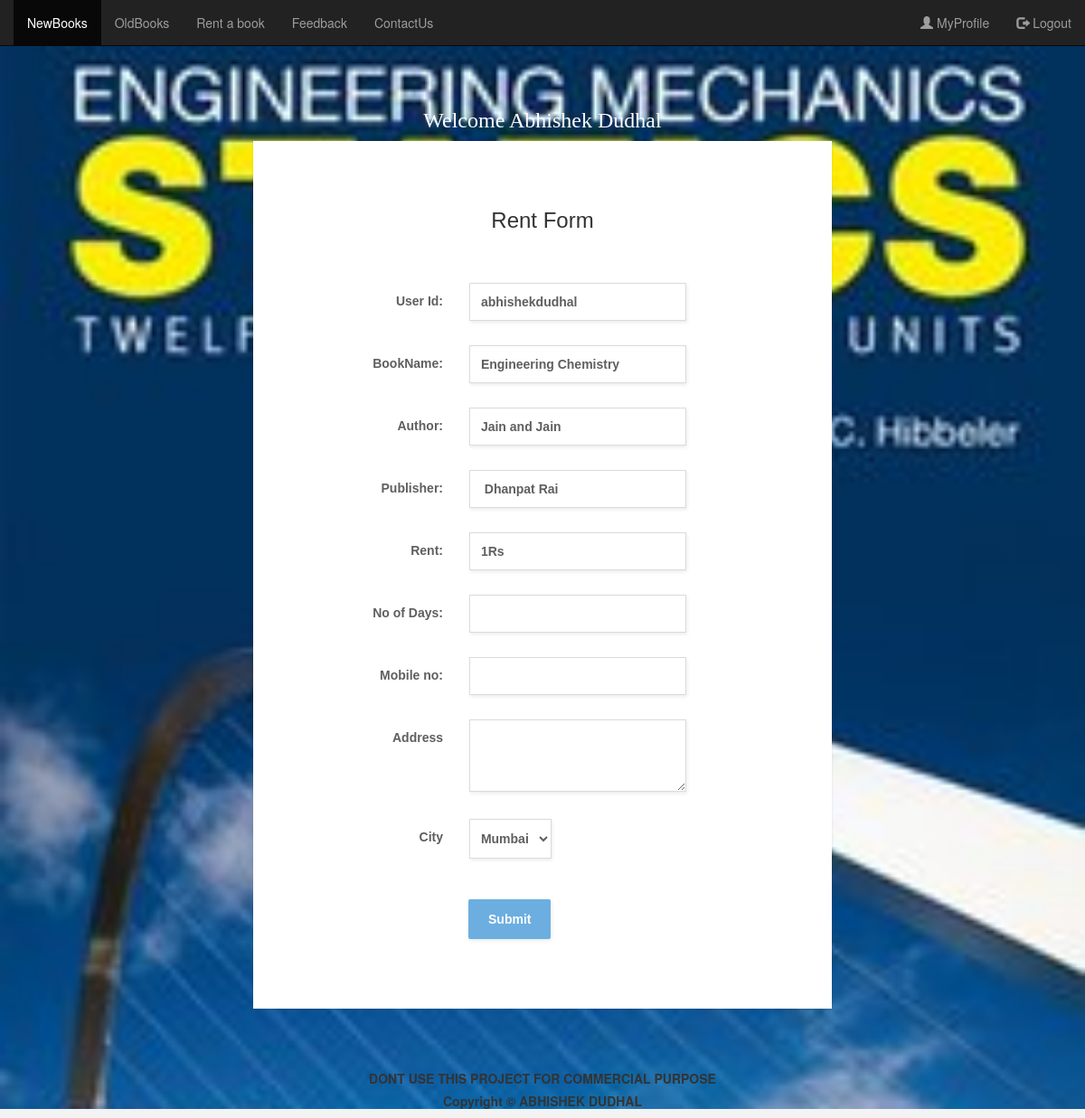
/orderrent.php?itemno=2 (signed in), run on the app's committed database.
### tables this page shows
CREATE TABLE IF NOT EXISTS `users` (
  `Name` varchar(30) NOT NULL,
  `user_name` varchar(255) NOT NULL,
  `user_email` varchar(60) NOT NULL,
  `user_pass` varchar(255) NOT NULL,
  `Address` varchar(300) NOT NULL,
  `City` varchar(15) NOT NULL,
  `Pin` int(6) NOT NULL,
  `Mobile` varchar(10) NOT NULL,
  `utype` varchar(30) NOT NULL DEFAULT 'COUSTMER',
  `servicea` varchar(30) NOT NULL DEFAULT 'REG'
);

CREATE TABLE IF NOT EXISTS `rbook` (
`ID` int(10) NOT NULL,
  `BOOKNAME` varchar(66) DEFAULT NULL,
  `Year` varchar(5) DEFAULT NULL,
  `Branch` varchar(20) DEFAULT NULL,
  `Sem` varchar(1) NOT NULL,
  `Author` varchar(44) DEFAULT NULL,
  `PublicatonHouse` varchar(40) DEFAULT NULL,
  `Rent` int(2) NOT NULL DEFAULT '1',
  `stock` int(3) NOT NULL DEFAULT '2',
  `BookImage` varchar(1000) NOT NULL DEFAULT 'rbook/na.jpg'
);

### orderrent.php (the view, shortened to what this page needs)
?><?php
$id=$_SESSION['eid'];
$itemno=$_REQUEST['itemno'];
?>
<html>
<head>
	<link rel="stylesheet" href="form-basic.css">
	 <link rel="stylesheet" href="http://maxcdn.bootstrapcdn.com/bootstrap/3.3.6/css/bootstrap.min.css">
</head>
<body>
<?php
	$sql=mysql_query("select * from users where user_name='$id'");
	  while($mat = mysql_fetch_array($sql))
        {
               $j=$mat['Name'];
			   echo $j;
		}
	?>
		 <nav class="navbar navbar-inverse navbar-fixed-top">
	<div class="container-fluid">
 <nav class="navbar navbar-inverse navbar-fixed-top">
	<div class="container-fluid">
	   <div class="collapse navbar-collapse" id="myNavbar">
	 <ul class="nav navbar-nav">
 <li class="active"><a  href="index.php">NewBooks</a></li>
  <li><a href="oldbook.php">OldBooks</a></li>
  <li><a href="rentbook.php">Rent a book</a></li>
  <li><a href="feedback.php">Feedback</a></li>
  <li><a href="contact.php">ContactUs</a></li>
  </ul>
   <ul class="nav navbar-nav navbar-right">
 <li><a href="login.php"><span class="glyphicon glyphicon-user"></span> MyProfile</a></li>
 <?php
$id=$_SESSION['eid'];
    if($id!="")
   echo"<li><a href='?log=out'><span class='glyphicon glyphicon-log-out'></span> Logout</a></li>";
   ?>
</ul>
</div>
</div>
</nav>
</div>
</nav>
<br/>
<br/>
<br/>
<br/>
<div>
<div><br/><center><h2><font face="Lucida Handwriting" size="+2" color="white">Welcome
	<?php
	$sql=mysql_query("select * from users where user_name='$id'");
	  while($mat = mysql_fetch_array($sql))
        {
               $j=$mat['Name'];
			   echo $j;
		}
	?>
</font></h2>
</div>
<?php
	$sql=mysql_query("select * from rbook where ID='$itemno'");
	  while($mat = mysql_fetch_array($sql))
        {
               $a=$mat['Author'];
			   $b=$mat['BOOKNAME'];
			   $p=$mat['Rent'];
			   $pc=$mat['PublicatonHouse'];
		}
	?>
    <div class="main-content">
        <form method="post" name="f1" onSubmit="return vali()" class="form-basic">
            <div class="form-title-row">
                <h3>Rent Form</h3>
            </div>
            <div class="form-row">
                <label>
                    <span>User Id:</span>
                    <input name="uid" type="text" id="uid" onChange="return fnam()" readonly="readonly" value="<?php echo $id;?>">
                </label>
            </div>
			<div class="form-row">
                <label>
                    <span>BookName:</span>
					 <input name="bn" type="text" id="bn" onChange="return fnam()" readonly="readonly" value="<?php echo $b;?>">
					</label>
            </div>
			 <div class="form-row">
                <label>
                    <span>Author:</span>
                     <input name="au" type="text" id="au" onChange="return fnam()" readonly="readonly" value="<?php echo $a;?>">
                </label>
            </div>
			<div class="form-row">
                <label>
                    <span>Publisher:</span>
                      <input name="pn" type="text" id="pn" onChange="return fnam()" readonly="readonly" value="<?php echo $pc;?>">
                </label>
            </div>
             <div class="form-row">
                <label>
                    <span>Rent:</span>
                    <input name="pr" type="text" id="pr" onChange="return lnam()" readonly="readonly" value="<?php echo $p;?>Rs">
                </label>
            </div>
			<div class="form-row">
                <label>
                    <span>No of Days:</span>
                    <input name="dy" type="text" id="dy" required="required" onChange="return phone()">
                </label>
            </div>
			<div class="form-row">
                <label>
                    <span>Mobile no:</span>
                    <input name="mn" required="required" type="text" id="mn" onChange="return phone()">
                </label>
            </div>
            <div class="form-row">
                <label>
                    <span>Address</span>
                     <textarea name="ad" required="required" id="ad" value="return add()"></textarea>
                </label>
            </div>
        <div class="form-row">
                <label>
                    <span>City</span>
                    <select name="c" id="c">
                        <option value="Mumbai">Mumbai</option>
                    </select>
                </label>
            </div>
            <div class="form-row">
                <button name="send" type="submit" id="send" value="Send">Submit</button>
            </div>
        </form>
    </div>
<br/>
<br/>
<br/>
<div id="Bottom" align='center'>
<h5 class="down" align='center'><b>DONT USE THIS PROJECT FOR COMMERCIAL PURPOSE</b></h5>
<h5 class="down" align='center'><b>Copyright &copy; ABHISHEK DUDHAL</b></h5>
</div>
</body>
</html>

### form-basic.css (style rules this page uses)
html { background-color: #f3f3f3; }
.form-basic { max-width: 640px; margin: 0 auto; padding: 55px; box-sizing: border-box; background-color: #ffffff; box-shadow: 0 1px 3px 0 rgba(0, 0, 0, 0.1); font: bold 14px sans-serif; text-align: center; }
.form-basic .form-row { text-align: left; margin-bottom: 22px; }
.form-basic .form-title-row { text-align: center; margin-bottom: 55px; }
.form-basic .form-row > label span { display: inline-block; box-sizing: border-box; color: #5F5F5F; width: 180px; text-align: right; vertical-align: top; padding: 12px 25px; }
.form-basic input { color: #5f5f5f; box-sizing: border-box; width: 240px; box-shadow: 1px 2px 4px 0 rgba(0, 0, 0, 0.08); padding: 12px; border: 1px solid #dbdbdb; }
.form-basic select { background-color: #ffffff; color: #5f5f5f; box-sizing: border-box; max-width: 240px; box-shadow: 1px 2px 4px 0 rgba(0, 0, 0, 0.08); padding: 12px 8px; border: 1px solid #dbdbdb; }
.form-basic textarea { color: #5f5f5f; box-sizing: border-box; width: 240px; height: 80px; box-shadow: 1px 2px 4px 0 rgba(0, 0, 0, 0.08); font: normal 13px sans-serif; padding: 12px; border: 1px solid #dbdbdb; resize: vertical; }
.form-basic button { display: block; border-radius: 2px; background-color: #6caee0; color: #ffffff; font-weight: bold; box-shadow: 1px 2px 4px 0 rgba(0, 0, 0, 0.08); padding: 14px 22px; border: 0; margin: 40px 183px 0; }

### orderrent.php (style rules this page uses)
body { background-image:url(12.jpg); background-size:cover; }

### data on the page
users: Name "Abhishek Dudhal"
rbook: bn "Engineering Chemistry", au "Jain and Jain", pn "Dhanpat Rai", pr "1Rs"
